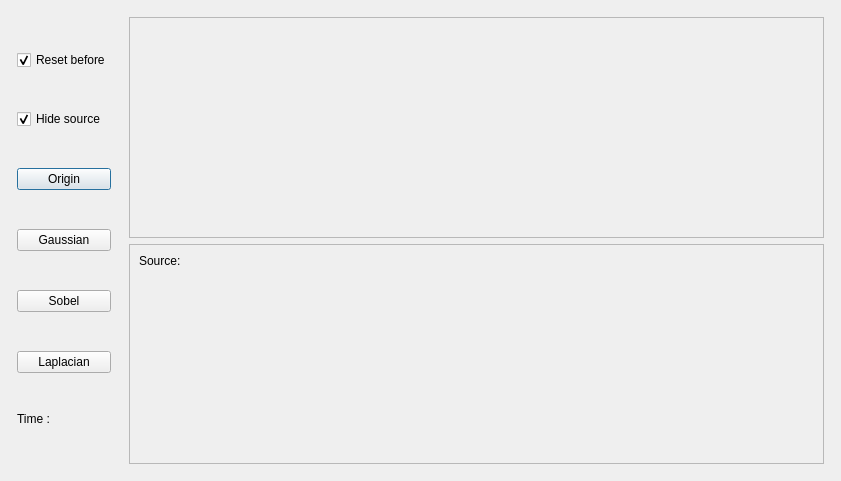
<?xml version="1.0" encoding="UTF-8"?>
<ui version="4.0">
 <class>SingleImageDialog</class>
 <widget class="QDialog" name="SingleImageDialog">
  <property name="geometry">
   <rect>
    <x>0</x>
    <y>0</y>
    <width>841</width>
    <height>481</height>
   </rect>
  </property>
  <property name="windowTitle">
   <string>Dialog</string>
  </property>
  <layout class="QHBoxLayout" name="horizontalLayout">
   <item>
    <layout class="QVBoxLayout" name="verticalLayout">
     <property name="leftMargin">
      <number>6</number>
     </property>
     <property name="topMargin">
      <number>6</number>
     </property>
     <property name="rightMargin">
      <number>6</number>
     </property>
     <property name="bottomMargin">
      <number>6</number>
     </property>
     <item>
      <widget class="QCheckBox" name="cb_resetbefore">
       <property name="text">
        <string>Reset before</string>
       </property>
       <property name="checked">
        <bool>true</bool>
       </property>
       <property name="tristate">
        <bool>false</bool>
       </property>
      </widget>
     </item>
     <item>
      <widget class="QCheckBox" name="cb_hidesrc">
       <property name="text">
        <string>Hide source</string>
       </property>
       <property name="checked">
        <bool>true</bool>
       </property>
      </widget>
     </item>
     <item>
      <widget class="QPushButton" name="btn_Origin">
       <property name="text">
        <string>Origin</string>
       </property>
      </widget>
     </item>
     <item>
      <widget class="QPushButton" name="btn_Gaussian">
       <property name="text">
        <string>Gaussian</string>
       </property>
      </widget>
     </item>
     <item>
      <widget class="QPushButton" name="btn_Sobel">
       <property name="text">
        <string>Sobel</string>
       </property>
      </widget>
     </item>
     <item>
      <widget class="QPushButton" name="btn_Laplacian">
       <property name="text">
        <string>Laplacian</string>
       </property>
      </widget>
     </item>
     <item>
      <widget class="QLabel" name="lb_time">
       <property name="sizePolicy">
        <sizepolicy hsizetype="Minimum" vsizetype="Fixed">
         <horstretch>0</horstretch>
         <verstretch>0</verstretch>
        </sizepolicy>
       </property>
       <property name="text">
        <string>Time :</string>
       </property>
      </widget>
     </item>
    </layout>
   </item>
   <item>
    <layout class="QVBoxLayout" name="verticalLayout_2">
     <property name="leftMargin">
      <number>6</number>
     </property>
     <property name="topMargin">
      <number>6</number>
     </property>
     <property name="rightMargin">
      <number>6</number>
     </property>
     <property name="bottomMargin">
      <number>6</number>
     </property>
     <item>
      <widget class="QFrame" name="BoxDst">
       <property name="sizePolicy">
        <sizepolicy hsizetype="Preferred" vsizetype="Expanding">
         <horstretch>0</horstretch>
         <verstretch>0</verstretch>
        </sizepolicy>
       </property>
       <property name="frameShape">
        <enum>QFrame::StyledPanel</enum>
       </property>
       <property name="frameShadow">
        <enum>QFrame::Raised</enum>
       </property>
       <layout class="QVBoxLayout" name="verticalLayout_3">
        <item>
         <widget class="QLabel" name="lb_imgdest">
          <property name="sizePolicy">
           <sizepolicy hsizetype="Expanding" vsizetype="MinimumExpanding">
            <horstretch>0</horstretch>
            <verstretch>0</verstretch>
           </sizepolicy>
          </property>
          <property name="text">
           <string/>
          </property>
         </widget>
        </item>
       </layout>
      </widget>
     </item>
     <item>
      <widget class="QFrame" name="BoxSrc">
       <property name="sizePolicy">
        <sizepolicy hsizetype="Expanding" vsizetype="Expanding">
         <horstretch>0</horstretch>
         <verstretch>0</verstretch>
        </sizepolicy>
       </property>
       <property name="frameShape">
        <enum>QFrame::StyledPanel</enum>
       </property>
       <property name="frameShadow">
        <enum>QFrame::Raised</enum>
       </property>
       <layout class="QVBoxLayout" name="verticalLayout_4">
        <item>
         <widget class="QLabel" name="label">
          <property name="sizePolicy">
           <sizepolicy hsizetype="MinimumExpanding" vsizetype="Fixed">
            <horstretch>0</horstretch>
            <verstretch>0</verstretch>
           </sizepolicy>
          </property>
          <property name="text">
           <string>Source:</string>
          </property>
         </widget>
        </item>
        <item>
         <widget class="QLabel" name="lb_imgsrc">
          <property name="sizePolicy">
           <sizepolicy hsizetype="MinimumExpanding" vsizetype="MinimumExpanding">
            <horstretch>0</horstretch>
            <verstretch>0</verstretch>
           </sizepolicy>
          </property>
          <property name="text">
           <string/>
          </property>
         </widget>
        </item>
       </layout>
      </widget>
     </item>
    </layout>
   </item>
  </layout>
 </widget>
 <resources/>
 <connections/>
</ui>
